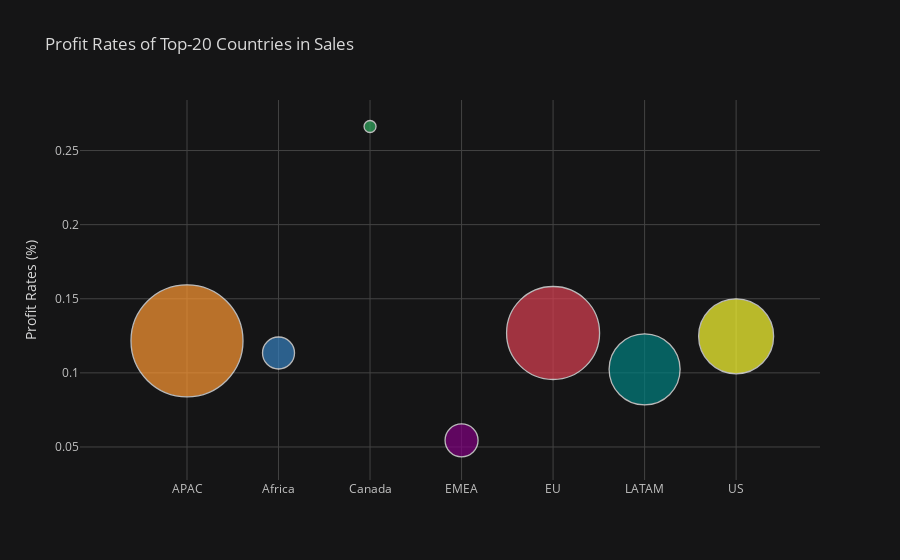

Notebook cell for this chart:
### Code cell
import plotly.graph_objects as go
import plotly.offline

import plotly as py
import cufflinks as cf
cf.go_offline()
cf.set_config_file(offline=False, world_readable=True)

top_sales = market_sales_profit.sort_values('Sales', ascending=False).head(20).sort_index()
#colormap = dict(zip(top_sales.Region.value_counts().index, py.tools.DEFAULT_PLOTLY_COLORS))
#top_sales['colors'] = top_sales.Region.map(colormap)
top_sales.iplot(
    kind='bubble', 
    x='Market', y='profit_rate', size='Sales', 
    title='Profit Rates of Top-20 Countries in Sales',
    yTitle='Profit Rates (%)',
    theme='solar') #colors=list(top_sales.colors)

### Figure 1 — Plotly figure (JSON) as saved in the notebook; plotly's stock layout.template omitted (floating-point values rounded to 4 significant figures)
{"data": [{"marker": {"color": ["rgb(255, 153, 51)", "rgb(55, 128, 191)", "rgb(50, 171, 96)", "rgb(128, 0, 128)", "rgb(219, 64, 82)", "rgb(0, 128, 128)", "rgb(255, 255, 51)", "rgb(128, 128, 0)", "rgb(251, 128, 114)", "rgb(128, 177, 211)"], "line": {"width": 1.3}, "size": [112, 32, 12, 33, 93, 71, 75], "symbol": "circle"}, "mode": "markers", "text": "", "type": "scatter", "x": ["APAC", "Africa", "Canada", "EMEA", "EU", "LATAM", "US"], "y": [0.1216, 0.1134, 0.2662, 0.05445, 0.1269, 0.1024, 0.1247]}], "layout": {"legend": {"bgcolor": "#151516", "font": {"color": "#D9D9D9"}}, "paper_bgcolor": "#151516", "plot_bgcolor": "#151516", "title": {"font": {"color": "#D9D9D9"}, "text": "Profit Rates of Top-20 Countries in Sales"}, "xaxis": {"gridcolor": "#434343", "showgrid": true, "tickfont": {"color": "#C2C2C2"}, "title": {"font": {"color": "#D9D9D9"}, "text": ""}, "zerolinecolor": "#666570"}, "yaxis": {"gridcolor": "#434343", "showgrid": true, "tickfont": {"color": "#C2C2C2"}, "title": {"font": {"color": "#D9D9D9"}, "text": "Profit Rates (%)"}, "zerolinecolor": "#666570"}}}
